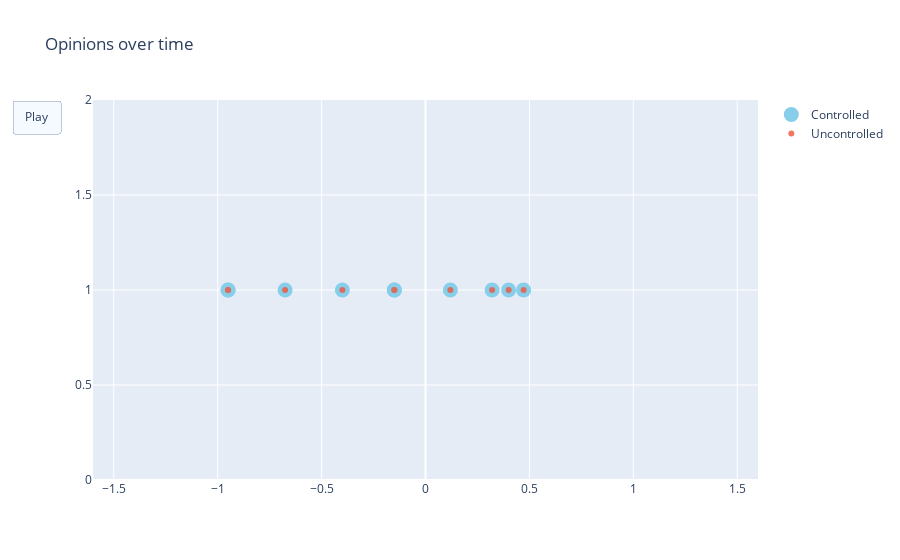

Notebook source saved alongside this figure:
### Code cell
fig = go.Figure(
    data=[go.Scatter(x=c_xs[:, 0].flatten(), y=np.ones(eq.var_dim-1),
                         mode='markers',
                         name="Controlled", marker=dict(color='SkyBlue', size=15)),
         go.Scatter(x=uc_xs[:, 0].flatten(), y=np.ones(eq.var_dim-1),
                         mode='markers',
                         name="Uncontrolled", opacity=0.8)],
    layout=go.Layout(
        xaxis=dict(range=[-1.6, 1.6], autorange=False),
        yaxis=dict(range=[0, 2], autorange=False),
        title="Opinions over time",
        updatemenus=[dict(
            type="buttons",
            buttons=[dict(label="Play",
                          method="animate",
                          args=[None, {"frame": {"duration": 25, 
                                                                        "redraw": False},
                                                              "fromcurrent": True, 
                                                              "transition": {"duration": 0.1}}])])]
    ),
    frames=[go.Frame(data=[go.Scatter(x=c_xs[:, i].flatten(), y=np.ones(eq.var_dim-1),
                         mode='markers',
                         name="Controlled", marker=dict(color='SkyBlue', size=15)),
                          go.Scatter(x=uc_xs[:, i].flatten(), y=np.ones(eq.var_dim-1),
                         mode='markers',
                         name="Uncontrolled", opacity=0.8)]) for i in range(c_xs.shape[1])]
)
fig.update_layout(transition = {'duration': 0.1})
fig.show()

### Figure 1 — Plotly figure (JSON) as saved in the notebook; plotly's stock layout.template omitted (floating-point values rounded to 4 significant figures)
{"data": [{"marker": {"color": "SkyBlue", "size": 15}, "mode": "markers", "name": "Controlled", "type": "scatter", "x": [-0.4, -0.6757, -0.95, -0.95, 0.4, 0.4721, -0.15, 0.3205, -0.15, 0.1197], "y": [1, 1, 1, 1, 1, 1, 1, 1, 1, 1]}, {"mode": "markers", "name": "Uncontrolled", "opacity": 0.8, "type": "scatter", "x": [-0.4, -0.6757, -0.95, -0.95, 0.4, 0.4721, -0.15, 0.3205, -0.15, 0.1197], "y": [1, 1, 1, 1, 1, 1, 1, 1, 1, 1]}], "layout": {"title": {"text": "Opinions over time"}, "transition": {"duration": 0.1}, "updatemenus": [{"buttons": [{"args": [null, {"frame": {"duration": 25, "redraw": false}, "fromcurrent": true, "transition": {"duration": 0.1}}], "label": "Play", "method": "animate"}], "type": "buttons"}], "xaxis": {"autorange": false, "range": [-1.6, 1.6]}, "yaxis": {"autorange": false, "range": [0, 2]}}}
